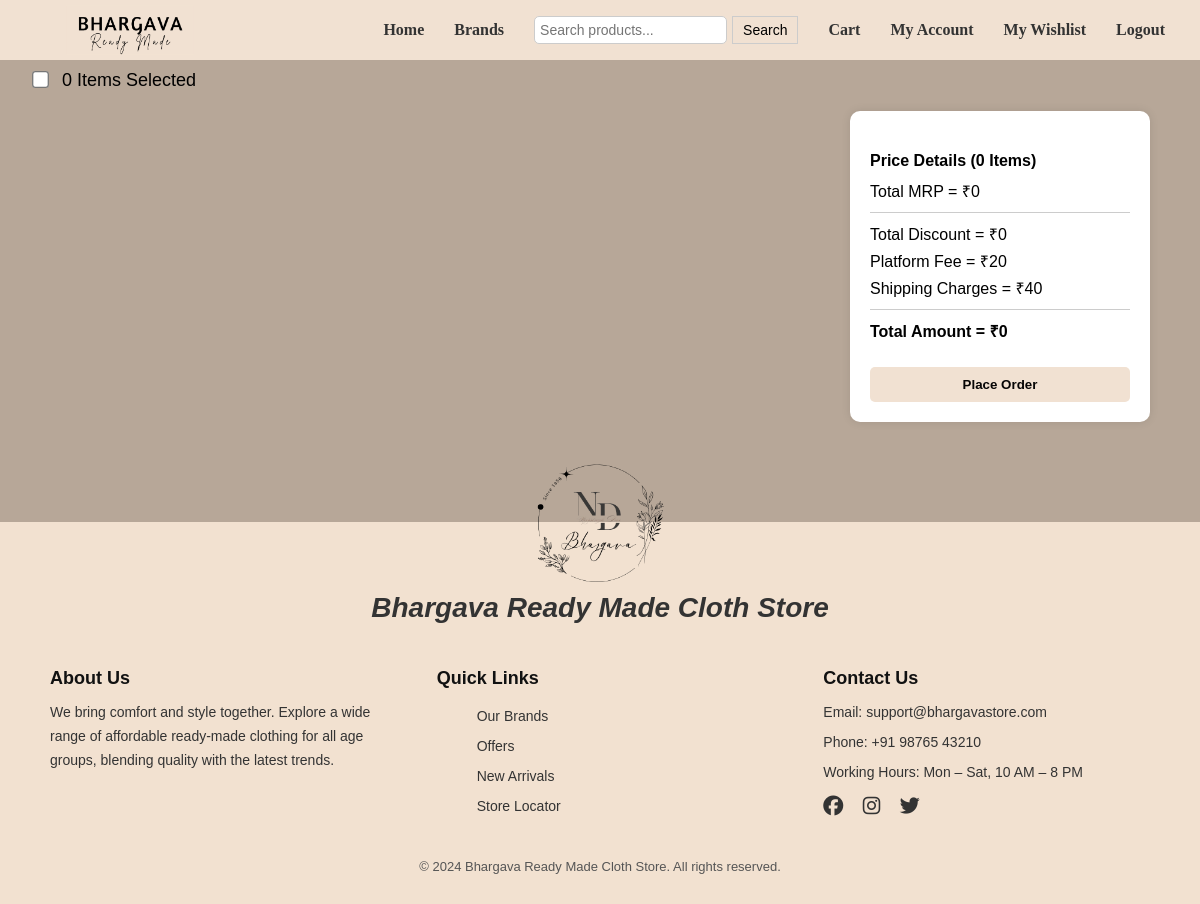
Page /cart/ (signed in) on the earlier database version.
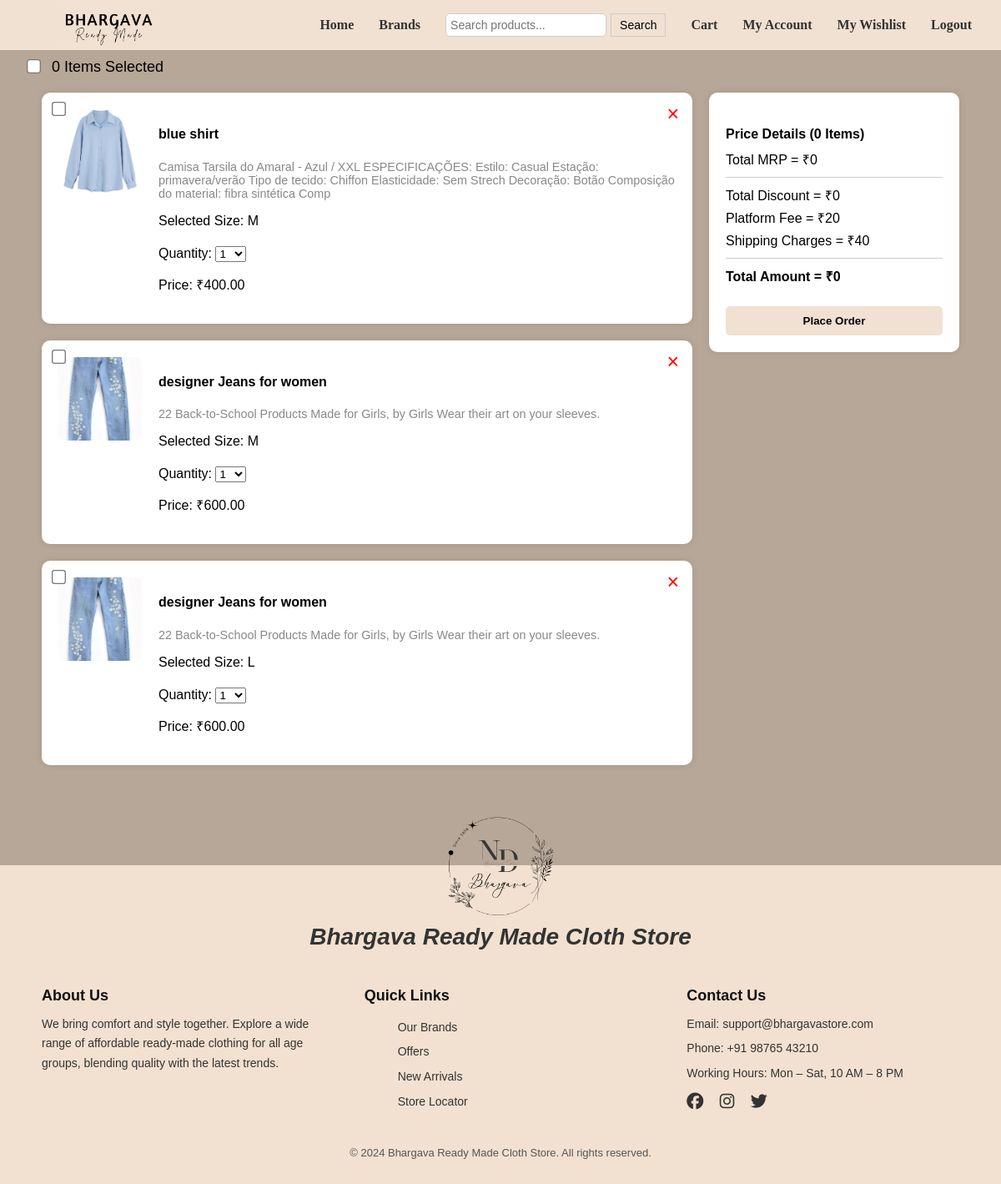
Same page on the later database version.
### store/models.py (models this page shows, shortened)
class Cart(models.Model):
    user_email = models.EmailField()
    product = models.ForeignKey('Product', on_delete=models.CASCADE)
    selected_size = models.CharField(max_length=5)
    quantity = models.PositiveIntegerField(default=1)
    added_at = models.DateTimeField(auto_now_add=True)

class Product(models.Model):
    id = models.AutoField(primary_key=True)  # Auto incrementing id
    brand = models.CharField(max_length=255)
    cloth = models.CharField(choices=[('kids', 'Kids'), ('men', 'Men'), ('women', 'Women')], max_length=5)
    name = models.CharField(max_length=255)
    description = models.TextField()
    price = models.DecimalField(decimal_places=2, max_digits=10)
    image = models.ImageField(upload_to='products/')
    category = models.ForeignKey(Category, on_delete=models.CASCADE, related_name='products')

### store/views.py (the view)
# urls.py: path('cart/', views.view_cart, name='cart'),
def view_cart(request):
    user_email = request.user.email
    cart_items = Cart.objects.filter(user_email=user_email)
    brands = Product.objects.values_list('brand', flat=True).distinct()
    return render(request, 'store/cart.html', {'cart_items': cart_items,'brands': brands,})

### store/templatetags/cart_extras.py (called while the page is built)
@register.simple_tag
def to_range(start, end):
    return range(int(start), int(end))

### store/templates/store/cart.html (shortened to what this page needs)
{% extends 'base_generic.html' %}
{% load static %}
{% load cart_extras %}
{% block content %}
{% include 'store/user_navbar.html' %}
<div class="select-all-container">
    <input type="checkbox" id="selectAll" style="transform: scale(1.3);" onclick="toggleSelectAll()">
    <span id="selected-items-count">0</span> Items Selected
</div>
<div class="cart-container">
    <div class="cart-items">
        {% for item in cart_items %}
        <div class="cart-box" data-price="{{ item.product.price }}">
            <input type="checkbox" class="select-checkbox">
            <button class="remove-btn" onclick="confirmRemoveProduct({{ item.id }})">&times;</button>
            <img src="{{ item.product.image.url }}" alt="{{ item.product.name }}">
            <div class="cart-info">
                <h4>{{ item.product.name }}</h4>
                <p class="description">{{ item.product.description }}</p>
                <p>Selected Size: {{ item.selected_size }}</p>
                <label>Quantity:</label>
                {% to_range 1 11 as quantity_range %}
                <select class="quantity-dropdown">
                    {% for i in quantity_range %}
                        <option value="{{ i }}" {% if i == item.quantity %} selected {% endif %}>{{ i }}</option>
                    {% endfor %}
                </select>
                <p class="item-price">Price: ₹<span class="price-value">{{ item.product.price }}</span></p>
            </div>
        </div>
        {% endfor %}
    </div>
    <div class="price-summary">
        <div class="order-summary">
            <h4>Price Details (<span id="summary-items-count">0</span> Items)</h4>
            <p>Total MRP = ₹<span id="total-mrp">0</span></p>
            <div class="summary-line"></div>
            <p>Total Discount = ₹<span id="discount">0</span></p>
            <p>Platform Fee = ₹<span id="platform-fee">20</span></p>
            <p>Shipping Charges = ₹<span id="shipping">40</span></p>
            <div class="summary-line"></div>
            <p><strong>Total Amount = ₹<span id="total-amount">0</span></strong></p>
            <button class="place-order-btn">Place Order</button>
        </div>
    </div>
</div>
{% endblock %}

### store/templates/base_generic.html (shortened to what this page needs)
<!DOCTYPE html>
<html lang="en">
<head>
    <link rel="stylesheet" href="https://cdnjs.cloudflare.com/ajax/libs/font-awesome/6.5.0/css/all.min.css"/>
</head>
<body>
    <main>
        {% block content %}
        {% endblock %}
    </main>
    <footer>
        <img src="/static/images/foot.png" alt="Footer Decoration" class="footer-image" />
        <div class="footer-logo">Bhargava Ready Made Cloth Store</div>
        <div class="footer-content">
        <div class="footer-section">
            <h4>About Us</h4>
            <p>We bring comfort and style together. Explore a wide range of affordable ready-made clothing for all age groups, blending quality with the latest trends.</p>
        </div>
        <div class="footer-section">
            <h4>Quick Links</h4>
            <ul>
            <li><a href="#brands">Our Brands</a></li>
            <li><a href="#offers">Offers</a></li>
            <li><a href="#new">New Arrivals</a></li>
            <li><a href="#store">Store Locator</a></li>
            </ul>
        </div>
        <div class="footer-section">
            <h4>Contact Us</h4>
            <p>Email: <a href="mailto:support@bhargavastore.com">support@bhargavastore.com</a></p>
            <p>Phone: +91 98765 43210</p>
            <p>Working Hours: Mon – Sat, 10 AM – 8 PM</p>
            <div class="social-media">
            <a href="#"><i class="fab fa-facebook"></i></a>
            <a href="#"><i class="fab fa-instagram"></i></a>
            <a href="#"><i class="fab fa-twitter"></i></a>
            </div>
        </div>
        </div>
        <div class="footer-bottom">
        &copy; 2024 Bhargava Ready Made Cloth Store. All rights reserved.
        </div>
    </footer>
</body>
</html>

### store/templates/store/user_navbar.html (shortened to what this page needs)
{% load static %}
<!DOCTYPE html>
<html lang="en">
<head>
</head>
<body>
    <nav class="navbar">
        <img src="{% static 'images/nlogo.png' %}" alt="Logo">
        <ul>
            <li><a href="{% url 'user_home' %}">Home</a></li>
            <li class="dropdown">
                <a href="#">Brands</a>
            </li>
            <li>
                <form method="get" action="{% url 'search_products' %}" class="search-box">
                    <input type="text" name="q" placeholder="Search products..." />
                    <button type="submit">Search</button>
                </form>
            </li>
            <li><a href="{% url 'cart' %}">Cart</a></li>
            <li><a href="#account">My Account</a></li>
            <li><a href="{% url 'wishlist' %}">My Wishlist</a></li>
            <li><a href="{% url 'logout' %}">Logout</a></li>
        </ul>
    </nav>
</body>
</html>

### store/templates/base_generic.html (style rules this page uses)
body { font-family: Arial, sans-serif; margin: 0; padding: 0; }
footer { background-color: #f2e1d0; color: #333; padding: 60px 20px 30px; text-align: center; margin-top: 80px; position: relative; }
.footer-image { position: absolute; top: -75px; left: 50%; transform: translateX(-50%); height: 150px; z-index: 1; }
.footer-logo { font-size: 28px; font-weight: bold; margin: 10px 0 20px; font-style: italic; }
.footer-content { display: flex; flex-wrap: wrap; justify-content: center; gap: 60px; max-width: 1100px; margin: 0 auto; padding: 0px 0; text-align: left; }
.footer-section { flex: 1 1 250px; min-width: 250px; }
.footer-section h4 { font-size: 18px; font-weight: bold; margin-bottom: 12px; color: #111; }
.footer-section p, .footer-section li { font-size: 14px; line-height: 1.7; margin: 6px 0; list-style: none; }
.footer-section a { text-decoration: none; color: #333; }
.social-media { margin-top: 10px; }
.social-media a { margin-right: 15px; font-size: 20px; color: #333; text-decoration: none; }
.footer-bottom { margin-top: 25px; font-size: 13px; color: #555; }

### store/templates/store/user_navbar.html (style rules this page uses)
body { margin: 0; background-color: #b7a798; }
.navbar { background-color: #f1e1d2; padding: 5px 20px; display: flex; justify-content: space-between; align-items: center; position: relative; font-family: 'Times New Roman', Times, serif; }
.navbar img { margin-left: 4%; height: 50px; }
.navbar ul { list-style-type: none; padding: 0; margin: 0; display: flex; align-items: center; }
.navbar li { margin: 0 15px; position: relative; }
.navbar a { text-decoration: none; color: #333; font-weight: bold; }
.dropdown { position: relative; display: inline-block; }
.search-box { display: flex; align-items: center; }
.search-box input[type="text"] { padding: 5px; font-size: 14px; border: 1px solid #ccc; border-radius: 5px; }
.search-box button { padding: 5px 10px; font-size: 14px; margin-left: 5px; border: 1px solid #ccc; background-color: #f1e1d2; cursor: pointer; }

### store/templates/store/cart.html (style rules this page uses)
body { background-color: #b7a798; font-family: Arial, sans-serif; }
.cart-container { display: flex; padding: 20px; gap: 20px; margin-left: 30px; margin-right: 30px; }
.cart-items { flex: 3; }
.price-summary { flex: 1; background: #fff; padding: 20px; border-radius: 10px; box-shadow: 0 0 10px rgba(0,0,0,0.1); height: fit-content; }
.cart-box { display: flex; align-items: flex-start; background: #fff; margin-bottom: 20px; padding: 20px; border-radius: 10px; box-shadow: 0 0 8px rgba(0,0,0,0.1); position: relative; }
.cart-box img { width: 100px; height: 100px; object-fit: cover; border-radius: 8px; }
.cart-info { flex-grow: 1; margin-left: 20px; }
.cart-info p.description { color: #888; font-size: 0.9em; }
.cart-info select { margin-top: 5px; }
.remove-btn { position: absolute; top: 10px; right: 10px; background: transparent; border: none; font-size: 25px; color: red; cursor: pointer; }
.select-checkbox { position: absolute; top: 10px; left: 10px; transform: scale(1.3); }
.summary-line { border-top: 1px solid #ccc; margin: 10px 0; }
.order-summary h4 { margin-bottom: 10px; }
.order-summary p { margin: 5px 0; }
.place-order-btn { margin-top: 20px; width: 100%; background-color: #f1e1d2; color: rgb(6, 5, 5); padding: 10px; border: none; border-radius: 5px; cursor: pointer; font-weight: 800; }
.select-all-container { margin-bottom: 0px; font-size: 18px; margin-left: 30px; margin-top: 10px; }
.select-all-container input { margin-right: 10px; }

Differences in the rows shown:
added Cart: product.image (picture), product.name "blue shirt", product.description "Camisa Tarsila do Amaral - Azul / XXL ESPECIFICAÇÕES: Estilo: Casual Estação: primavera/verão Tipo de tecido: Chiffon Elasticidade: Sem Strech Decoração: Botão Composição do material: fibra sintética Comp", selected_size "M", quantity "1", product.price "400.00"
added Cart: product.image (picture), product.name "designer Jeans for women", product.description "22 Back-to-School Products Made for Girls, by Girls Wear their art on your sleeves.", selected_size "M", quantity "1", product.price "600.00"
added Cart: product.image (picture), product.name "designer Jeans for women", product.description "22 Back-to-School Products Made for Girls, by Girls Wear their art on your sleeves.", selected_size "L", quantity "1", product.price "600.00"
